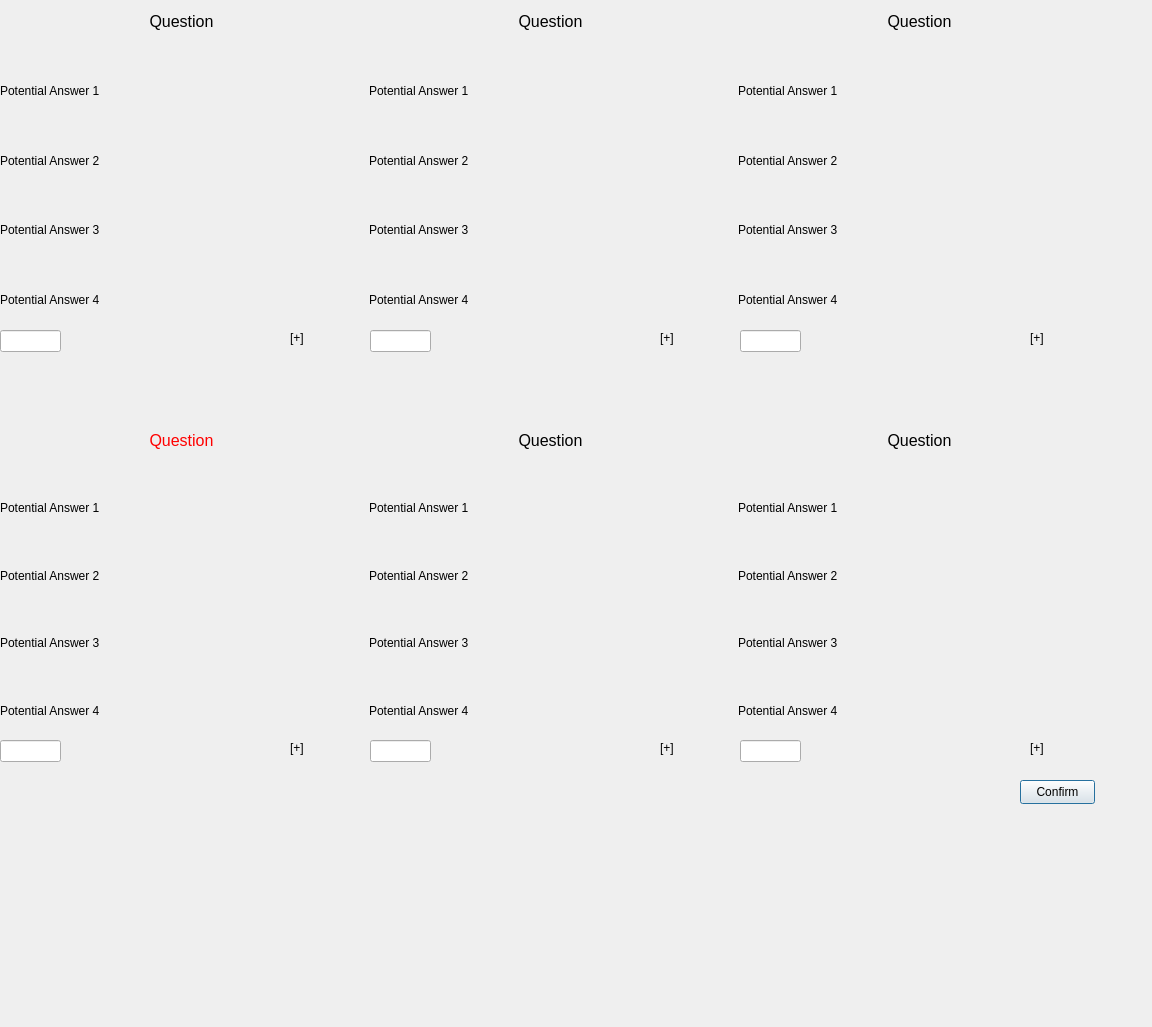
<?xml version="1.0" encoding="UTF-8"?>
<ui version="4.0">
 <class>MultipleChoice</class>
 <widget class="QDialog" name="MultipleChoice">
  <property name="geometry">
   <rect>
    <x>0</x>
    <y>0</y>
    <width>1152</width>
    <height>1027</height>
   </rect>
  </property>
  <property name="windowTitle">
   <string>Dialog</string>
  </property>
  <widget class="QLineEdit" name="lineEdit_Answer">
   <property name="geometry">
    <rect>
     <x>0</x>
     <y>330</y>
     <width>61</width>
     <height>22</height>
    </rect>
   </property>
  </widget>
  <widget class="QLineEdit" name="lineEdit_Answer_2">
   <property name="geometry">
    <rect>
     <x>370</x>
     <y>330</y>
     <width>61</width>
     <height>22</height>
    </rect>
   </property>
  </widget>
  <widget class="QLineEdit" name="lineEdit_Answer_3">
   <property name="geometry">
    <rect>
     <x>740</x>
     <y>330</y>
     <width>61</width>
     <height>22</height>
    </rect>
   </property>
  </widget>
  <widget class="QLineEdit" name="lineEdit_Answer_4">
   <property name="geometry">
    <rect>
     <x>0</x>
     <y>740</y>
     <width>61</width>
     <height>22</height>
    </rect>
   </property>
  </widget>
  <widget class="QLineEdit" name="lineEdit_Answer_5">
   <property name="geometry">
    <rect>
     <x>370</x>
     <y>740</y>
     <width>61</width>
     <height>22</height>
    </rect>
   </property>
  </widget>
  <widget class="QLineEdit" name="lineEdit_Answer_6">
   <property name="geometry">
    <rect>
     <x>740</x>
     <y>740</y>
     <width>61</width>
     <height>22</height>
    </rect>
   </property>
  </widget>
  <widget class="QLabel" name="label">
   <property name="geometry">
    <rect>
     <x>290</x>
     <y>330</y>
     <width>71</width>
     <height>16</height>
    </rect>
   </property>
   <property name="text">
    <string>[+]</string>
   </property>
  </widget>
  <widget class="QLabel" name="label_2">
   <property name="geometry">
    <rect>
     <x>660</x>
     <y>330</y>
     <width>71</width>
     <height>16</height>
    </rect>
   </property>
   <property name="text">
    <string>[+]</string>
   </property>
  </widget>
  <widget class="QLabel" name="label_3">
   <property name="geometry">
    <rect>
     <x>1030</x>
     <y>330</y>
     <width>71</width>
     <height>16</height>
    </rect>
   </property>
   <property name="text">
    <string>[+]</string>
   </property>
  </widget>
  <widget class="QLabel" name="label_4">
   <property name="geometry">
    <rect>
     <x>1030</x>
     <y>740</y>
     <width>71</width>
     <height>16</height>
    </rect>
   </property>
   <property name="text">
    <string>[+]</string>
   </property>
  </widget>
  <widget class="QLabel" name="label_5">
   <property name="geometry">
    <rect>
     <x>660</x>
     <y>740</y>
     <width>71</width>
     <height>16</height>
    </rect>
   </property>
   <property name="text">
    <string>[+]</string>
   </property>
  </widget>
  <widget class="QLabel" name="label_6">
   <property name="geometry">
    <rect>
     <x>290</x>
     <y>740</y>
     <width>71</width>
     <height>16</height>
    </rect>
   </property>
   <property name="text">
    <string>[+]</string>
   </property>
  </widget>
  <widget class="QPushButton" name="pushButton">
   <property name="geometry">
    <rect>
     <x>1020</x>
     <y>780</y>
     <width>75</width>
     <height>24</height>
    </rect>
   </property>
   <property name="text">
    <string>Confirm</string>
   </property>
  </widget>
  <widget class="QLabel" name="result_Label">
   <property name="geometry">
    <rect>
     <x>888</x>
     <y>780</y>
     <width>101</width>
     <height>20</height>
    </rect>
   </property>
   <property name="text">
    <string/>
   </property>
  </widget>
  <widget class="QLabel" name="label_7">
   <property name="geometry">
    <rect>
     <x>-30</x>
     <y>770</y>
     <width>1261</width>
     <height>261</height>
    </rect>
   </property>
   <property name="text">
    <string/>
   </property>
   <property name="pixmap">
    <pixmap>../../Pictures/Saved Pictures/Blue.png</pixmap>
   </property>
   <property name="scaledContents">
    <bool>true</bool>
   </property>
  </widget>
  <widget class="QWidget" name="">
   <property name="geometry">
    <rect>
     <x>0</x>
     <y>410</y>
     <width>1101</width>
     <height>331</height>
    </rect>
   </property>
   <layout class="QHBoxLayout" name="horizontalLayout">
    <item>
     <layout class="QVBoxLayout" name="verticalLayout">
      <item>
       <widget class="QLabel" name="label_Question_4">
        <property name="autoFillBackground">
         <bool>true</bool>
        </property>
        <property name="text">
         <string>&lt;html&gt;&lt;head/&gt;&lt;body&gt;&lt;p align=&quot;center&quot;&gt;&lt;span style=&quot; font-size:12pt; color:#ff0000;&quot;&gt;Question&lt;/span&gt;&lt;/p&gt;&lt;/body&gt;&lt;/html&gt;</string>
        </property>
       </widget>
      </item>
      <item>
       <widget class="QLabel" name="label_Potential_Answer_13">
        <property name="text">
         <string>Potential Answer 1</string>
        </property>
       </widget>
      </item>
      <item>
       <widget class="QLabel" name="label_Potential_Answer_14">
        <property name="text">
         <string>Potential Answer 2</string>
        </property>
       </widget>
      </item>
      <item>
       <widget class="QLabel" name="label_Potential_Answer_15">
        <property name="text">
         <string>Potential Answer 3</string>
        </property>
       </widget>
      </item>
      <item>
       <widget class="QLabel" name="label_Potential_Answer_16">
        <property name="text">
         <string>Potential Answer 4</string>
        </property>
       </widget>
      </item>
     </layout>
    </item>
    <item>
     <layout class="QVBoxLayout" name="verticalLayout_6">
      <item>
       <widget class="QLabel" name="label_Question_5">
        <property name="autoFillBackground">
         <bool>true</bool>
        </property>
        <property name="text">
         <string>&lt;html&gt;&lt;head/&gt;&lt;body&gt;&lt;p align=&quot;center&quot;&gt;&lt;span style=&quot; font-size:12pt;&quot;&gt;Question&lt;/span&gt;&lt;/p&gt;&lt;/body&gt;&lt;/html&gt;</string>
        </property>
       </widget>
      </item>
      <item>
       <widget class="QLabel" name="label_Potential_Answer_17">
        <property name="text">
         <string>Potential Answer 1</string>
        </property>
       </widget>
      </item>
      <item>
       <widget class="QLabel" name="label_Potential_Answer_18">
        <property name="text">
         <string>Potential Answer 2</string>
        </property>
       </widget>
      </item>
      <item>
       <widget class="QLabel" name="label_Potential_Answer_19">
        <property name="text">
         <string>Potential Answer 3</string>
        </property>
       </widget>
      </item>
      <item>
       <widget class="QLabel" name="label_Potential_Answer_20">
        <property name="text">
         <string>Potential Answer 4</string>
        </property>
       </widget>
      </item>
     </layout>
    </item>
    <item>
     <layout class="QVBoxLayout" name="verticalLayout_5">
      <item>
       <widget class="QLabel" name="label_Question_6">
        <property name="autoFillBackground">
         <bool>true</bool>
        </property>
        <property name="text">
         <string>&lt;html&gt;&lt;head/&gt;&lt;body&gt;&lt;p align=&quot;center&quot;&gt;&lt;span style=&quot; font-size:12pt;&quot;&gt;Question&lt;/span&gt;&lt;/p&gt;&lt;/body&gt;&lt;/html&gt;</string>
        </property>
       </widget>
      </item>
      <item>
       <widget class="QLabel" name="label_Potential_Answer_21">
        <property name="text">
         <string>Potential Answer 1</string>
        </property>
       </widget>
      </item>
      <item>
       <widget class="QLabel" name="label_Potential_Answer_22">
        <property name="text">
         <string>Potential Answer 2</string>
        </property>
       </widget>
      </item>
      <item>
       <widget class="QLabel" name="label_Potential_Answer_23">
        <property name="text">
         <string>Potential Answer 3</string>
        </property>
       </widget>
      </item>
      <item>
       <widget class="QLabel" name="label_Potential_Answer_24">
        <property name="text">
         <string>Potential Answer 4</string>
        </property>
       </widget>
      </item>
     </layout>
    </item>
   </layout>
  </widget>
  <widget class="QWidget" name="">
   <property name="geometry">
    <rect>
     <x>0</x>
     <y>-10</y>
     <width>1101</width>
     <height>341</height>
    </rect>
   </property>
   <layout class="QHBoxLayout" name="horizontalLayout_3">
    <item>
     <layout class="QVBoxLayout" name="verticalLayout_2">
      <item>
       <widget class="QLabel" name="label_Question">
        <property name="autoFillBackground">
         <bool>true</bool>
        </property>
        <property name="text">
         <string>&lt;html&gt;&lt;head/&gt;&lt;body&gt;&lt;p align=&quot;center&quot;&gt;&lt;span style=&quot; font-size:12pt;&quot;&gt;Question&lt;/span&gt;&lt;/p&gt;&lt;/body&gt;&lt;/html&gt;</string>
        </property>
       </widget>
      </item>
      <item>
       <widget class="QLabel" name="label_Potential_Answer_1">
        <property name="text">
         <string>Potential Answer 1</string>
        </property>
       </widget>
      </item>
      <item>
       <widget class="QLabel" name="label_Potential_Answer_2">
        <property name="text">
         <string>Potential Answer 2</string>
        </property>
       </widget>
      </item>
      <item>
       <widget class="QLabel" name="label_Potential_Answer_3">
        <property name="text">
         <string>Potential Answer 3</string>
        </property>
       </widget>
      </item>
      <item>
       <widget class="QLabel" name="label_Potential_Answer_4">
        <property name="text">
         <string>Potential Answer 4</string>
        </property>
       </widget>
      </item>
     </layout>
    </item>
    <item>
     <layout class="QVBoxLayout" name="verticalLayout_3">
      <item>
       <widget class="QLabel" name="label_Question_2">
        <property name="autoFillBackground">
         <bool>true</bool>
        </property>
        <property name="text">
         <string>&lt;html&gt;&lt;head/&gt;&lt;body&gt;&lt;p align=&quot;center&quot;&gt;&lt;span style=&quot; font-size:12pt;&quot;&gt;Question&lt;/span&gt;&lt;/p&gt;&lt;/body&gt;&lt;/html&gt;</string>
        </property>
       </widget>
      </item>
      <item>
       <widget class="QLabel" name="label_Potential_Answer_5">
        <property name="text">
         <string>Potential Answer 1</string>
        </property>
       </widget>
      </item>
      <item>
       <widget class="QLabel" name="label_Potential_Answer_6">
        <property name="text">
         <string>Potential Answer 2</string>
        </property>
       </widget>
      </item>
      <item>
       <widget class="QLabel" name="label_Potential_Answer_7">
        <property name="text">
         <string>Potential Answer 3</string>
        </property>
       </widget>
      </item>
      <item>
       <widget class="QLabel" name="label_Potential_Answer_8">
        <property name="text">
         <string>Potential Answer 4</string>
        </property>
       </widget>
      </item>
     </layout>
    </item>
    <item>
     <layout class="QVBoxLayout" name="verticalLayout_4">
      <item>
       <widget class="QLabel" name="label_Question_3">
        <property name="autoFillBackground">
         <bool>true</bool>
        </property>
        <property name="text">
         <string>&lt;html&gt;&lt;head/&gt;&lt;body&gt;&lt;p align=&quot;center&quot;&gt;&lt;span style=&quot; font-size:12pt;&quot;&gt;Question&lt;/span&gt;&lt;/p&gt;&lt;/body&gt;&lt;/html&gt;</string>
        </property>
       </widget>
      </item>
      <item>
       <widget class="QLabel" name="label_Potential_Answer_9">
        <property name="text">
         <string>Potential Answer 1</string>
        </property>
       </widget>
      </item>
      <item>
       <widget class="QLabel" name="label_Potential_Answer_10">
        <property name="text">
         <string>Potential Answer 2</string>
        </property>
       </widget>
      </item>
      <item>
       <widget class="QLabel" name="label_Potential_Answer_11">
        <property name="text">
         <string>Potential Answer 3</string>
        </property>
       </widget>
      </item>
      <item>
       <widget class="QLabel" name="label_Potential_Answer_12">
        <property name="text">
         <string>Potential Answer 4</string>
        </property>
       </widget>
      </item>
     </layout>
    </item>
   </layout>
  </widget>
  <zorder>label_7</zorder>
  <zorder>label_Question</zorder>
  <zorder>lineEdit_Answer</zorder>
  <zorder>layoutWidget</zorder>
  <zorder>label_Question_2</zorder>
  <zorder>label_Question_3</zorder>
  <zorder>layoutWidget_2</zorder>
  <zorder>layoutWidget_3</zorder>
  <zorder>layoutWidget_4</zorder>
  <zorder>label_Question_4</zorder>
  <zorder>layoutWidget_5</zorder>
  <zorder>label_Question_5</zorder>
  <zorder>layoutWidget_6</zorder>
  <zorder>label_Question_6</zorder>
  <zorder>lineEdit_Answer_2</zorder>
  <zorder>lineEdit_Answer_3</zorder>
  <zorder>lineEdit_Answer_4</zorder>
  <zorder>lineEdit_Answer_5</zorder>
  <zorder>lineEdit_Answer_6</zorder>
  <zorder>label</zorder>
  <zorder>label_2</zorder>
  <zorder>label_3</zorder>
  <zorder>label_4</zorder>
  <zorder>label_5</zorder>
  <zorder>label_6</zorder>
  <zorder>pushButton</zorder>
  <zorder>result_Label</zorder>
 </widget>
 <resources/>
 <connections/>
</ui>
